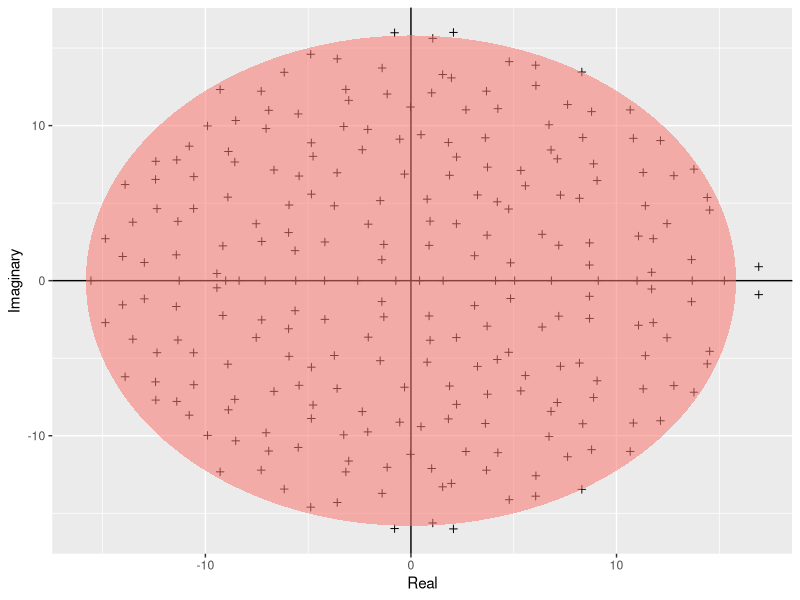

Write R code to recreate this figure.
#!/usr/bin/env R

library(ggplot2)

build_ellipse <- function(hradius, vradius){ # function that returns an ellipse
  npoints = 250
  a <- seq(0, 2 * pi, length = npoints + 1)
  x <- hradius * cos(a)
  y <- vradius * sin(a)  
  return(data.frame(x = x, y = y))
}

N <- 250 # Assign size of the matrix

M <- matrix(rnorm(N * N), N, N) # Build the matrix

eigvals <- eigen(M)$values # Find the eigenvalues

eigDF <- data.frame("Real" = Re(eigvals), "Imaginary" = Im(eigvals)) # Build a dataframe

my_radius <- sqrt(N) # The radius of the circle is sqrt(N)

ellDF <- build_ellipse(my_radius, my_radius) # Dataframe to plot the ellipse

names(ellDF) <- c("Real", "Imaginary") # rename the columns

print("Creating the plot...", quote = FALSE)
# plot the eigenvalues
p <- ggplot(eigDF, aes(x = Real, y = Imaginary))
p <- p +
  geom_point(shape = I(3)) +
  theme(legend.position = "none")

# now add the vertical and horizontal line
p <- p + geom_hline(aes(yintercept = 0))
p <- p + geom_vline(aes(xintercept = 0))

# finally, add the ellipse
p <- p + geom_polygon(data = ellDF, aes(x = Real, y = Imaginary, alpha = 1/20, fill = "red"))

print("Saving the plot to a pdf file...", quote = FALSE)
pdf("../results/Girko.pdf")
print(p)
graphics.off()

print("Done!", quote = FALSE)
